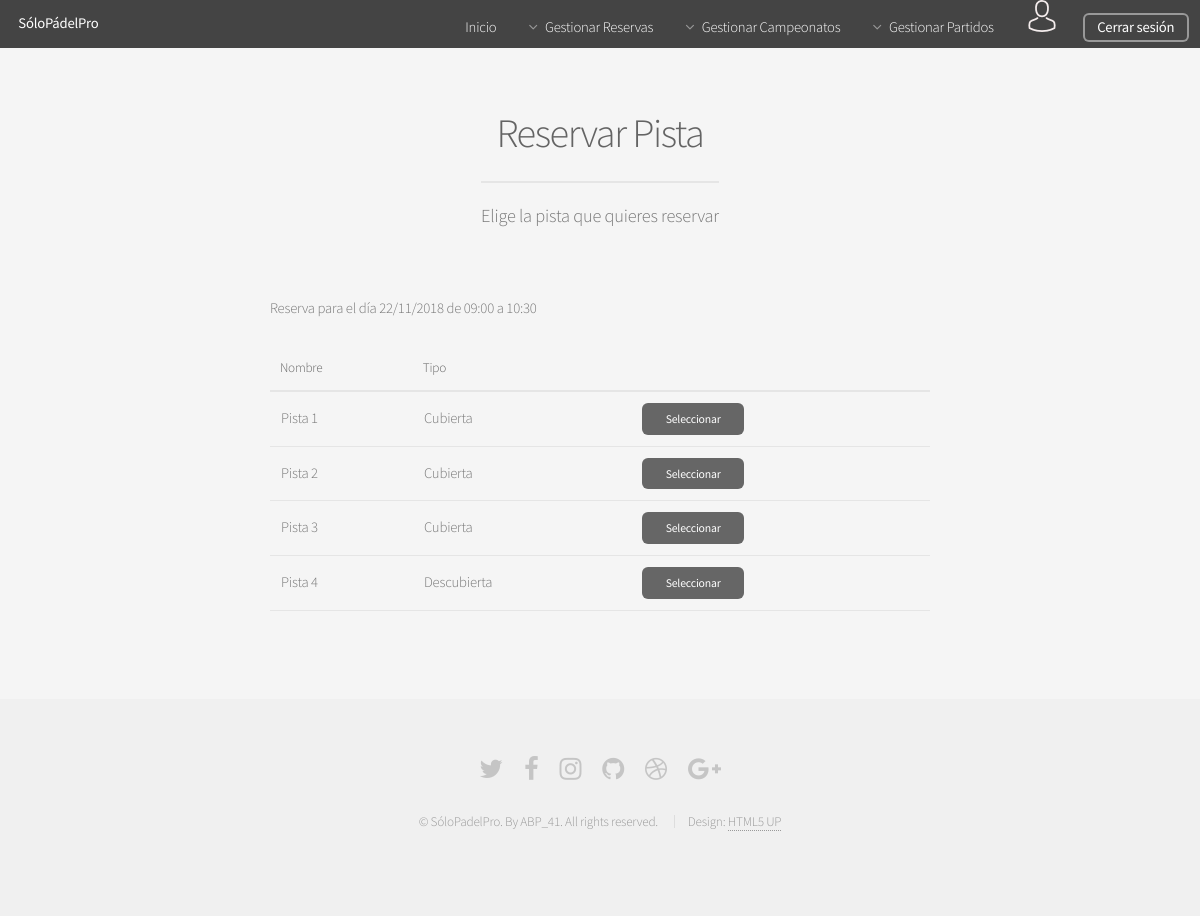
The page /Controllers/RESERVAR_PISTA_Controller.php?action=SHOW_PISTAS&fecha=22/11/2018&horario_ID=1 (signed in) on the database its author committed.
### tables this page shows
CREATE TABLE IF NOT EXISTS PISTA(
  ID int(225) AUTO_INCREMENT NOT NULL ,
  NOMBRE varchar(25) NOT NULL,
  TIPO varchar(25) NOT NULL,
  PRIMARY KEY(ID)
);

### Controllers/RESERVAR_PISTA_Controller.php (called while the page is built, shortened)
<?php
include '../Models/RESERVA_Model.php';
include '../Models/HORARIO_Model.php';
include '../Views/RESERVAR_PISTA/RESERVAR_PISTA_Horario_View.php';
include '../Views/RESERVAR_PISTA/RESERVAR_PISTA_ADD_View.php';
if(isset($_REQUEST["action"]))  {
  $action = $_REQUEST["action"];
}else{
  $action = '';
}
switch ($action) {
  case 'SHOW_PISTAS':
  if( (isset($_REQUEST["horario_ID"])) && (isset($_REQUEST["fecha"])) ) {
    $RESERVA = new RESERVA_Model('',$_REQUEST["fecha"], '', '', $_REQUEST["horario_ID"]);
    $pistas_sin_reserva = $RESERVA->SEARCH_PISTAS_LIBRES();
    if(is_string($pistas_sin_reserva)){
      $mensajes = new MESSAGE($pistas_sin_reserva, '../Controllers/RESERVAR_PISTA_Controller.php');
    }else{
      $HORARIO = new HORARIO_Model($_REQUEST["horario_ID"], '', '');
      $horario = $HORARIO->SHOW();
      if(is_string($horario)){
        $mensajes = new MESSAGE($horario, '../Controllers/RESERVAR_PISTA_Controller.php');
      }else{
        new RESERVAR_PISTA_ADD($pistas_sin_reserva, $_REQUEST["fecha"], $horario );
      }
    }
  }
  break;
}
?>

### Models/HORARIO_Model.php (called while the page is built, shortened)
<?php
class HORARIO_Model{
    var $id;
    var $mensaje;
    var $mysqli;
    function __construct($id, $hora_inicio,$hora_fin){
        $this->id = $id;
        include_once '../Functions/Access_DB.php';
        $this->mysqli = ConnectDB();
    }
    function SHOW(){
    $sql = "SELECT * FROM HORARIO WHERE ID = '$this->id' ORDER BY HORA_INICIO";
        if (!($resultado = $this->mysqli->query($sql))){
            $this->mensaje['mensaje'] =  'ERROR: Fallo en la consulta sobre la base de datos';
            return $this->mensaje;
        }
        else{
            return $resultado;
        }
    }
}
?>

### Functions/Access_DB.php (called while the page is built, shortened)
<?php
function ConnectDB(){
   $conexion = mysqli_connect("localhost", "abp41", "abp41", "ABP") or (new MESSAGE('ERROR: No se ha podido conectar con la base de datos', '../index.php'));
 if ($conexion->connect_errno) {
    	return false;
 }else{
 	return $conexion;
 }
}
?>

### Models/RESERVA_Model.php (called while the page is built, shortened)
<?php
class RESERVA_Model{
    var $fecha;
    var $horario_ID;
    var $mysqli;
    function __construct($id,$fecha,$user_login,$pista_ID,$horario_ID){
    	if($fecha <> ''){
    		$fecha_aux = explode("/", $fecha);
            if( (is_array($fecha_aux)) && (sizeof($fecha_aux) > 1) ){
        		$this->fecha = date_format(new DateTime(date('Y-m-d', mktime(0,0,0,$fecha_aux[1],$fecha_aux[0],$fecha_aux[2]))),'Y-m-d');
            }else{
                 $this->fecha = $fecha;
            }
    	}
    	$this->horario_ID = $horario_ID;
        include_once '../Functions/Access_DB.php';
        $this->mysqli = ConnectDB();
    }
	function SEARCH_PISTAS_LIBRES(){
		$sql1 = "SELECT *
				FROM  PARTIDO PA
				WHERE  ( ( PA.FECHA = '$this->fecha') AND ( PA.HORARIO_ID = '$this->horario_ID'))";
        $sql2 = "SELECT *
                FROM  RESERVA R
                WHERE  ( ( R.FECHA = '$this->fecha') AND ( R.HORARIO_ID = '$this->horario_ID'))";
        if ( !($resultado1 = $this->mysqli->query($sql1)) || !($resultado2 = $this->mysqli->query($sql2))){
          return 'ERROR: Fallo en la consulta sobre la base de datos';
        }
        else{
            $pistasLibres = NULL;
        	$num_rows1 = mysqli_num_rows($resultado1);
            $num_rows2 = mysqli_num_rows($resultado2);
        	if(($num_rows1 == 0) && (($num_rows2 == 0) )){
				$sql = "SELECT * FROM PISTA ORDER BY ID";
		        if (!($resultado = $this->mysqli->query($sql)) ){
		          return 'ERROR: Fallo en la consulta sobre la base de datos';
		        }else{
                    while($row = mysqli_fetch_array($resultado)){
                        $pistasLibres[$row["ID"]] = array($row["NOMBRE"],$row["TIPO"]);
                    }
		        	return $pistasLibres;
		        }
        	}else{
                    $sql1 = "SELECT PA.PISTA_ID
                                FROM PARTIDO PA
                                WHERE  PA.FECHA = '$this->fecha' AND PA.HORARIO_ID = '$this->horario_ID'
                                ORDER BY PA.ID";
                    $sql2 = "SELECT R.PISTA_ID
                                FROM RESERVA R
                                WHERE  R.FECHA = '$this->fecha' AND R.HORARIO_ID = '$this->horario_ID'
                                ORDER BY R.ID";
                    $sql3   = "SELECT * FROM PISTA ORDER BY ID";
                    if (    !($resultado1 = $this->mysqli->query($sql1))
                        || !($resultado2 = $this->mysqli->query($sql2))
                        || !($resultado3 = $this->mysqli->query($sql3))  ){
                        return 'ERROR: Fallo en la consulta sobre la base de datos';
                    }else{
                        if($resultado1 <> NULL){
                            while($row = mysqli_fetch_array($resultado1)){
                                $list[$row["PISTA_ID"]] = "Ocupada";
                            }
                        }
                        if($resultado3 <> NULL){
                            while($row = mysqli_fetch_array($resultado3)){
                                if(!array_key_exists($row["ID"], $list)){
                                    $pistasLibres[$row["ID"]] = array($row["NOMBRE"],$row["TIPO"]);
                                }
                            }
                        }
                        return $pistasLibres;
                    }
                return NULL;
            }
        }
    }
}
?>

### Views/RESERVAR_PISTA/RESERVAR_PISTA_ADD_View.php (the view, shortened to what this page needs)
<?php
class RESERVAR_PISTA_ADD{
	var $pistas;
	var $fecha;
	function __construct($pistas,$fecha,$horario){
		$this->pistas = $pistas;
		$this->fecha = $fecha;
		$this->horario = mysqli_fetch_array($horario);
		$this->hora_inicio = explode(":", $this->horario["HORA_INICIO"]);
		$this->hora_fin = explode(":", $this->horario["HORA_FIN"]);
		$this->render();
	}
function render(){
    include '../Views/HEADER_View.php';
?>
	<section id="main" class="container medium">
	<header>
	   <h2>Reservar Pista</h2>
	    <p>Elige la pista que quieres reservar</p>
	 </header>
				<div class="table-wrapper">
	    			<p>Reserva para el día <?=$this->fecha?> de <?=$this->hora_inicio[0].":".$this->hora_inicio[1]?> a <?=$this->hora_fin[0].":".$this->hora_fin[1]?></p>
					<table>
						<thead >
							<tr>
								<th>Nombre</th>
								<th>Tipo</th>
							</tr>
						</thead>
						<tbody>
					<?php
					if ( ($this->pistas <> NULL) ){
						foreach ($this->pistas as $key => $value) {
						?>
							<form method="post" action="../Controllers/RESERVAR_PISTA_Controller.php?action=ADD">
								<tr>
									<td>
										<?=$value[0]?>
									</td>
									<td>
										<?=$value[1]?>
									</td>
									<td><input class="oculto" name="pista_ID" readonly value="<?=$key?>">
										<input type="submit" class="small" value="Seleccionar">
									</td>
								</tr>
							</form>
						<?php
						}
					}
					?>
						</tbody>
					</table>
				</div>
   		</section>
    <?php
        include '../Views/FOOTER_View.php';
        }
    }
    ?>

### assets/css/main.css (style rules this page uses)
html, body, div, span, applet, object, iframe, h1, h2, h3, h4, h5, h6, p, blockquote, pre, a, abbr, acronym, address, big, cite, code, del, dfn, em, img, ins, kbd, q, s, samp, small, strike, strong, sub, sup, tt, var, b, u, i, center, dl, dt, dd, ol, ul, li, fieldset, form, label, legend, table, caption, tbody, tfoot, thead, tr, th, td, article, aside, canvas, details, embed, figure, figcaption, footer, header, hgroup, menu, nav, output, ruby, section, summary, time, mark, audio, video { margin: 0; padding: 0; border: 0; font-size: 100%; font: inherit; vertical-align: baseline; }
article, aside, details, figcaption, figure, footer, header, hgroup, menu, nav, section { display: block; }
body { line-height: 1; }
table { border-collapse: collapse; border-spacing: 0; }
body { -webkit-text-size-adjust: none; }
input, select, textarea { -moz-appearance: none; -webkit-appearance: none; -ms-appearance: none; appearance: none; }
body { -ms-overflow-style: scrollbar; }
html { box-sizing: border-box; }
*, *:before, *:after { box-sizing: inherit; }
body { background: #f5f5f5; }
body, input, select, textarea { color: #777; font-family: "Source Sans Pro", sans-serif; font-size: 16pt; font-weight: 300; line-height: 1.65em; letter-spacing: -0.015em; }
p { margin: 0 0 2em 0; }
h1, h2, h3, h4, h5, h6 { color: #646464; font-weight: 300; line-height: 1em; margin: 0 0 0.5em 0; }
h2 { font-size: 2.25em; line-height: 1.5em; letter-spacing: -0.035em; }
.container { margin: 0 auto; max-width: calc(100% - 5em); width: 60em; }
.container.medium { width: 45em; }
header p { color: #999; position: relative; margin: 0 0 1.5em 0; font-style: italic; }
header h2+p { font-size: 1.25em; margin-top: -1em; line-height: 1.5em; }
form { margin: 0 0 2em 0; }
.table-wrapper { -webkit-overflow-scrolling: touch; overflow-x: auto; }
table { margin: 0 0 2em 0; width: 100%; }
table tbody tr { border: solid 1px #e5e5e5; border-left: 0; border-right: 0; }
table td { padding: 0.75em 0.75em; }
table th { color: #646464; font-size: 0.9em; font-weight: 300; padding: 0 0.75em 0.75em 0.75em; text-align: left; }
table thead { border-bottom: solid 2px #e5e5e5; }
input[type="submit"], input[type="reset"], input[type="button"], .button { -moz-appearance: none; -webkit-appearance: none; -ms-appearance: none; appearance: none; -moz-transition: background-color 0.2s ease-in-out, color 0.2s ease-in-out; -webkit-transition: background-color 0.2s ease-in-out, color 0.2s ease-in-out; -ms-transition: background-color 0.2s ease-in-out, color 0.2s ease-in-out; transition: background-color 0.2s ease-in-out, color 0.2s ease-in-out; background-color: #666; border-radius: 6px; border: 0; color: #ffffff; cursor: pointer; display: inline-block; font-weight: 400; height: 3em; line-height: 3em; padding: 0 2em; text-align: center; text-decoration: none; white-space: nowrap; }
input[type="submit"].small, input[type="reset"].small, input[type="button"].small, .button.small { font-size: 0.8em; height: 2.7em; line-height: 2.7em; }
#main { padding: 4em 0; }
#main>header { text-align: center; margin: 0 0 3em 0; }
#main>header h2 { font-size: 2.75em; margin: 0; }
#main>header p { border-top: solid 2px #e5e5e5; color: #777; display: inline-block; font-style: normal; margin: 1em 0 0 0; padding: 1em 0 1.25em 0; }
@media screen and (max-width: 1680px) { body, input, select, textarea { font-size: 13pt; } }
@media screen and (max-width: 1280px) { body, input, select, textarea { font-size: 11pt; } }

### rows shown on the page
pista: NOMBRE "Pista 1", TIPO "Cubierta"
pista: NOMBRE "Pista 2", TIPO "Cubierta"
pista: NOMBRE "Pista 3", TIPO "Cubierta"
pista: NOMBRE "Pista 4", TIPO "Descubierta"

### other values the page prints
$this->fecha "22/11/2018"
$this->hora_inicio[0] "09"
$this->hora_inicio[1] "00"
$this->hora_fin[0] "10"
$this->hora_fin[1] "30"
